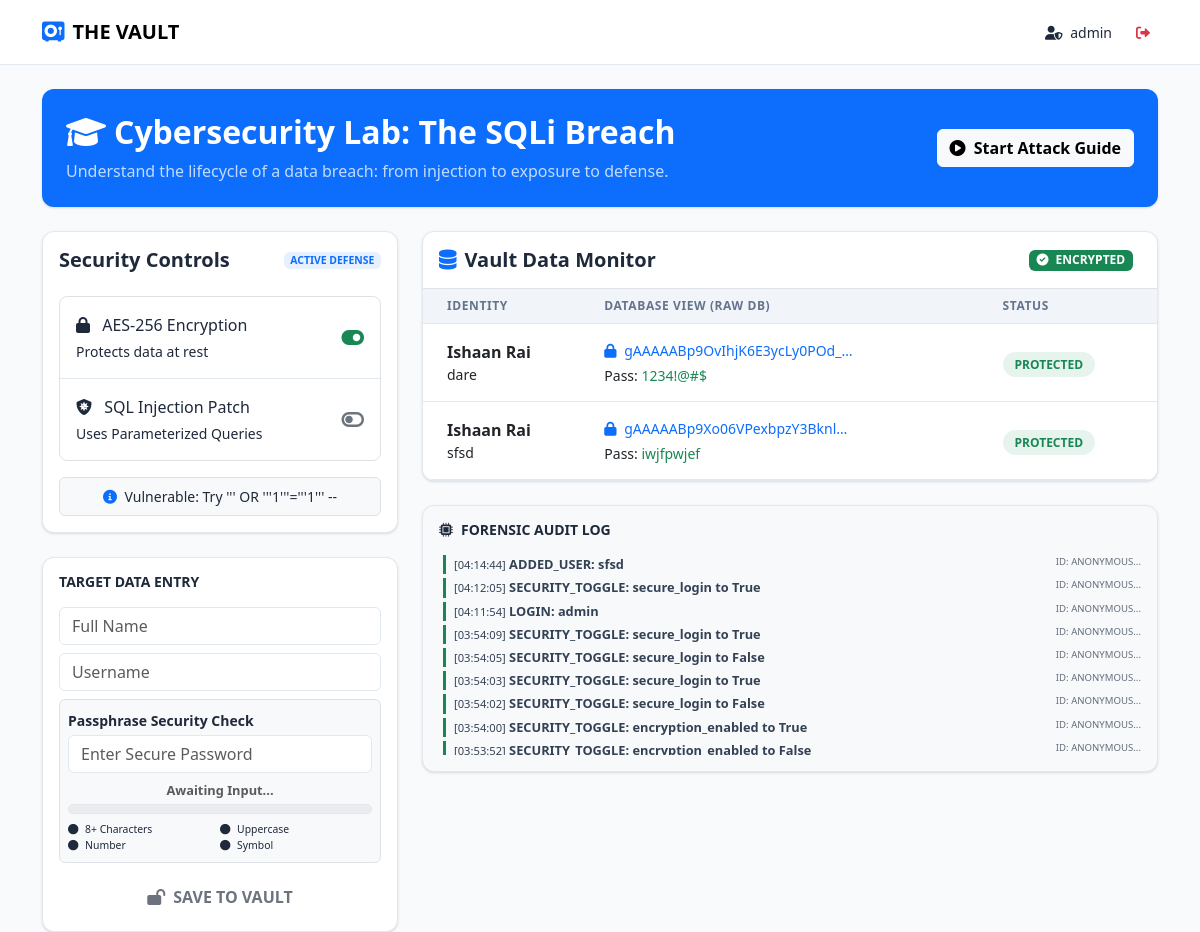
Screenshot of / (signed in) with the database file from the repository.
### database_setup.py (models this page shows)
class ConfidentialUser(db.Model):
    id = db.Column(db.Integer, primary_key=True)
    name = db.Column(db.String(255), nullable=False)
    username = db.Column(db.String(255), nullable=False)
    password = db.Column(db.String(255), nullable=False)

class AuditLog(db.Model):
    id = db.Column(db.Integer, primary_key=True)
    timestamp = db.Column(db.DateTime, server_default=db.func.now())
    action = db.Column(db.String(255), nullable=False)
    user_identity = db.Column(db.String(255)) # Encrypted
    status = db.Column(db.String(50)) # Success/Failure

### app.py (the view)
@app.route('/')
def index():
    if 'user_id' not in session:
        return redirect(url_for('login'))
    users = ConfidentialUser.query.all()
    logs = AuditLog.query.order_by(AuditLog.timestamp.desc()).limit(10).all()
    display_users = []
    for u in users:
        display_users.append({
            "id": u.id,
            "name": decrypt_data(u.name) if SECURITY_SETTINGS["encryption_enabled"] else u.name,
            "username": decrypt_data(u.username) if SECURITY_SETTINGS["encryption_enabled"] else u.username,
            "password": decrypt_data(u.password) if SECURITY_SETTINGS["encryption_enabled"] else u.password,
            "encrypted_name_demo": u.name # Keep raw version for side-by-side comparison
        })
    return render_template('index.html',
                           users=display_users,
                           logs=logs,
                           security=SECURITY_SETTINGS,
                           logged_in=session.get('user_id'))

### security_engine.py (called while the page is built)
def decrypt_data(encrypted_data):
    if not encrypted_data: return None
    try:
        return cipher_suite.decrypt(encrypted_data.encode()).decode()
    except Exception:
        return "[DECRYPTION_FAILED]"

### templates/index.html (shortened to what this page needs)
<!DOCTYPE html>
<html lang="en">
<head>
    <link href="https://cdn.jsdelivr.net/npm/bootstrap@5.3.0/dist/css/bootstrap.min.css" rel="stylesheet">
    <link href="https://cdnjs.cloudflare.com/ajax/libs/font-awesome/6.0.0/css/all.min.css" rel="stylesheet">
</head>
<body>
    <nav class="navbar sticky-top">
        <div class="container py-1">
            <a class="navbar-brand fw-bold" href="#">
                <i class="fas fa-vault me-2 text-primary"></i>THE VAULT
            </a>
            <div class="d-flex align-items-center">
                <span class="text-dim small me-3"><i class="fas fa-user-shield me-1"></i> {{ logged_in or "Guest" }}</span>
                <a href="/logout" class="btn btn-sm btn-outline-danger border-0"><i class="fas fa-sign-out-alt"></i></a>
            </div>
        </div>
    </nav>
    <div class="container mt-4">
        <div class="card bg-primary text-white p-4 mb-4 border-0 shadow-lg">
            <div class="row align-items-center">
                <div class="col-md-8">
                    <h2 class="fw-bold mb-2"><i class="fas fa-graduation-cap me-2"></i>Cybersecurity Lab: The SQLi Breach</h2>
                    <p class="mb-0 opacity-75">Understand the lifecycle of a data breach: from injection to exposure to defense.</p>
                </div>
                <div class="col-md-4 text-md-end">
                    <button class="btn btn-light fw-bold" data-bs-toggle="collapse" data-bs-target="#tutorialSteps">
                        <i class="fas fa-play-circle me-1"></i> Start Attack Guide
                    </button>
                </div>
            </div>
        </div>
    </div>
    <div class="container">
        <div class="row">
            <div class="col-lg-4">
                <div class="card mb-4 p-3">
                    <h5 class="mb-4 d-flex justify-content-between align-items-center fw-bold">
                        Security Controls
                        <span class="badge bg-primary bg-opacity-10 text-primary" style="font-size: 0.65rem;">ACTIVE DEFENSE</span>
                    </h5>
                    <div class="list-group list-group-flush rounded-3 border">
                        <a href="/toggle_security/encryption_enabled" class="list-group-item list-group-item-action d-flex justify-content-between align-items-center">
                            <div>
                                <i class="fas fa-lock me-2 text-dim"></i> AES-256 Encryption
                                <div class="small text-dim mt-1">Protects data at rest</div>
                            </div>
                            <i class="fas {{ '''fa-toggle-on text-success''' if security.encryption_enabled else '''fa-toggle-off text-secondary''' }} fa-lg"></i>
                        </a>
                        <a href="/toggle_security/secure_login" class="list-group-item list-group-item-action d-flex justify-content-between align-items-center">
                            <div>
                                <i class="fas fa-shield-virus me-2 text-dim"></i> SQL Injection Patch
                                <div class="small text-dim mt-1">Uses Parameterized Queries</div>
                            </div>
                            <i class="fas {{ '''fa-toggle-on text-success''' if security.secure_login else '''fa-toggle-off text-secondary''' }} fa-lg"></i>
                        </a>
                    </div>
                    <div class="mt-3 p-2 bg-light rounded text-center border">
                        <p class="small mb-0 text-dim">
                            <i class="fas fa-info-circle me-1 text-primary"></i>
                            {{ "System Patched: SQLi will fail." if security.secure_login else "Vulnerable: Try ''' OR '''1'''='''1''' --" }}
                        </p>
                    </div>
                </div>
                <div class="card p-3">
                    <h6 class="text-dim text-uppercase mb-3 small fw-bold">Target Data Entry</h6>
                    <form action="/add_user" method="POST" id="vault-form">
                        <input type="text" name="name" class="form-control input-light mb-2" placeholder="Full Name" required>
                        <input type="text" name="username" class="form-control input-light mb-2" placeholder="Username" required>
                        <div class="mb-2 p-2 bg-light border rounded">
                            <label class="small fw-bold text-dim mb-1">Passphrase Security Check</label>
                            <input type="password" name="password" id="id_password" class="form-control input-light" placeholder="Enter Secure Password" required>
                            <div class="mt-2 text-center" style="font-size: 0.8rem;">
                                <span id="password-strength-text" class="fw-bold text-muted">Awaiting Input...</span>
                            </div>
                            <div class="bg-secondary bg-opacity-10 mt-1 rounded" style="height: 10px; overflow: hidden; border: 1px solid #e2e8f0;">
                            </div>
                            <div class="mt-2 row g-0 small text-dim" style="font-size: 0.65rem;">
                                <div class="col-6" id="req-length"><i class="fas fa-circle me-1"></i> 8+ Characters</div>
                                <div class="col-6" id="req-upper"><i class="fas fa-circle me-1"></i> Uppercase</div>
                                <div class="col-6" id="req-number"><i class="fas fa-circle me-1"></i> Number</div>
                                <div class="col-6" id="req-symbol"><i class="fas fa-circle me-1"></i> Symbol</div>
                            </div>
                        </div>
                        <button type="submit" id="submit-btn" class="btn btn-action w-100 mt-2 fw-bold" disabled>
                            <i class="fas fa-lock-open me-2"></i>SAVE TO VAULT
                        </button>
                    </form>
                </div>
            </div>
            <div class="col-lg-8">
                <div class="card mb-4 overflow-hidden">
                    <div class="card-header bg-transparent border-bottom py-3 d-flex justify-content-between align-items-center">
                        <h5 class="mb-0 text-main fw-bold"><i class="fas fa-database me-2 text-primary"></i>Vault Data Monitor</h5>
                        <div class="d-flex align-items-center">
                            <span class="badge {{ '''bg-success''' if security.encryption_enabled else '''bg-danger animate-pulse''' }} me-2">
                                <i class="fas {{ '''fa-check-circle''' if security.encryption_enabled else '''fa-exclamation-triangle''' }} me-1"></i>
                                {{ "ENCRYPTED" if security.encryption_enabled else "EXPOSED" }}
                            </span>
                        </div>
                    </div>
                    <div class="p-0">
                        <table class="table table-hover mb-0">
                            <thead>
                                <tr>
                                    <th class="ps-4">Identity</th>
                                    <th>Database View (Raw DB)</th>
                                    <th>Status</th>
                                </tr>
                            </thead>
                            <tbody>
                                {% for user in users %}
                                <tr class="align-middle">
                                    <td class="ps-4 py-3">
                                        <div class="fw-bold">{{ user.name }}</div>
                                        <div class="small text-dim">{{ user.username }}</div>
                                    </td>
                                    <td>
                                        <div class="text-truncate {{ '''text-primary''' if security.encryption_enabled else '''text-danger fw-bold''' }} small" style="max-width: 250px;">
                                            <i class="fas {{ '''fa-lock''' if security.encryption_enabled else '''fa-unlock''' }} me-1"></i>
                                            {{ user.encrypted_name_demo }}
                                        </div>
                                        <div class="mt-1 small">
                                            <span class="text-dim">Pass:</span>
                                            <span class="{{ '''text-success''' if security.encryption_enabled else '''text-danger fw-bold''' }}">
                                                {{ user.password }}
                                            </span>
                                        </div>
                                    </td>
                                    <td>
                                        <span class="security-status {{ '''bg-success bg-opacity-10 text-success''' if security.encryption_enabled else '''bg-danger bg-opacity-10 text-danger''' }}">
                                            {{ "PROTECTED" if security.encryption_enabled else "VULNERABLE" }}
                                        </span>
                                    </td>
                                </tr>
                                {% endfor %}
                            </tbody>
                        </table>
                    </div>
                </div>
                <div class="card p-3 bg-light">
                    <h6 class="text-dim mb-3 small fw-bold"><i class="fas fa-microchip me-2"></i>FORENSIC AUDIT LOG</h6>
                    <div class="log-container" style="max-height: 200px; overflow-y: auto;">
                        {% for log in logs %}
                        <div class="log-entry mb-1 border-start border-3 {{ '''border-success''' if log.status == '''SUCCESS''' else '''border-danger''' }} ps-2 ms-1">
                            <span class="text-dim small">[{{ log.timestamp.strftime('''%H:%M:%S''') }}]</span>
                            <span class="fw-bold">{{ log.action }}</span>
                            <span class="text-dim opacity-75 small float-end" style="font-size: 0.6rem;">ID: {{ log.user_identity[:16] }}...</span>
                        </div>
                        {% endfor %}
                    </div>
                </div>
            </div>
        </div>
    </div>
</body>
</html>

### templates/index.html (style rules this page uses)
:root { --bg-light: #f8fafc; --card-bg: #ffffff; --accent: #2563eb; --text-main: #1e293b; --text-dim: #64748b; --border: #e2e8f0; }
body { background-color: var(--bg-light); color: var(--text-main); font-family: '''Inter''', system-ui, -apple-system, sans-serif; min-height: 100vh; }
.navbar { background: #ffffff !important; border-bottom: 1px solid var(--border); }
.navbar-brand { color: #000 !important; }
.card { background: var(--card-bg); border: 1px solid var(--border); border-radius: 0.75rem; color: var(--text-main); box-shadow: 0 1px 3px 0 rgb(0 0 0 / 0.1), 0 1px 2px -1px rgb(0 0 0 / 0.1) !important; }
.table { color: var(--text-main); border-color: var(--border); }
.table thead th { background: #f1f5f9; border-bottom: 1px solid var(--border); color: var(--text-dim); text-transform: uppercase; font-size: 0.75rem; letter-spacing: 0.05em; }
.btn-action { background: var(--accent); color: white; border: none; transition: all 0.2s; }
.security-status { padding: 4px 12px; border-radius: 20px; font-size: 0.75rem; font-weight: 600; }
.list-group-item { background: transparent; border-color: var(--border); color: var(--text-main); padding: 1rem; }
.log-entry { font-family: '''Fira Code''', monospace; font-size: 0.8rem; color: #334155; }
.input-light { background: #ffffff; border: 1px solid var(--border); color: var(--text-main); }

### rows the page displays
ConfidentialUser: name "Ishaan Rai", username "dare", encrypted_name_demo "gAAAAABp9OvIhjK6E3ycLy0POd_…", password "1234!@#$", encryption_enabled "PROTECTED"
ConfidentialUser: name "Ishaan Rai", username "sfsd", encrypted_name_demo "gAAAAABp9Xo06VPexbpzY3Bknl…", password "iwjfpwjef", encryption_enabled "PROTECTED"
AuditLog: timestamp "04:14:44", action "ADDED_USER: sfsd", user_identity "ANONYMOUS"
AuditLog: timestamp "04:12:05", action "SECURITY_TOGGLE: secure_login to True", user_identity "ANONYMOUS"
AuditLog: timestamp "04:11:54", action "LOGIN: admin", user_identity "ANONYMOUS"
AuditLog: timestamp "03:54:09", action "SECURITY_TOGGLE: secure_login to True", user_identity "ANONYMOUS"
AuditLog: timestamp "03:54:05", action "SECURITY_TOGGLE: secure_login to False", user_identity "ANONYMOUS"
AuditLog: timestamp "03:54:03", action "SECURITY_TOGGLE: secure_login to True", user_identity "ANONYMOUS"
AuditLog: timestamp "03:54:02", action "SECURITY_TOGGLE: secure_login to False", user_identity "ANONYMOUS"
AuditLog: timestamp "03:54:00", action "SECURITY_TOGGLE: encryption_enabled to True", user_identity "ANONYMOUS"
AuditLog: timestamp "03:53:52", action "SECURITY_TOGGLE: encryption_enabled to False", user_identity "ANONYMOUS"

### other values shown
{{ logged_in or "Guest" }} "admin"
{{ "ENCRYPTED" if security.encryption_enabled else "EXPOSED" }} "ENCRYPTED"
